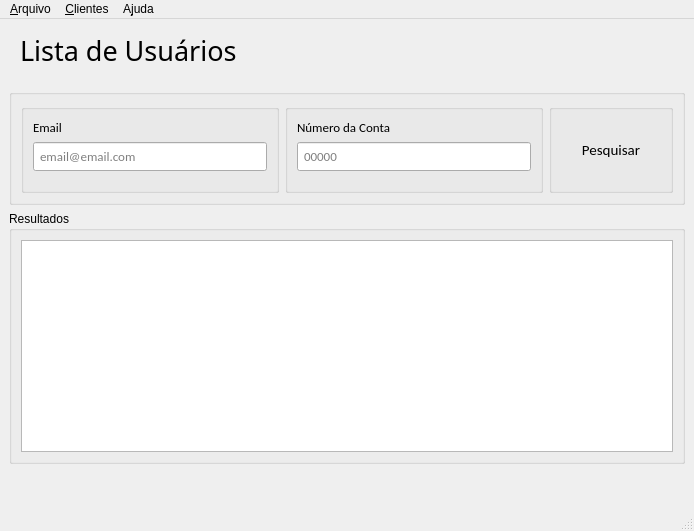
<?xml version="1.0" encoding="UTF-8"?>
<ui version="4.0">
 <class>MainWindow</class>
 <widget class="QMainWindow" name="MainWindow">
  <property name="geometry">
   <rect>
    <x>0</x>
    <y>0</y>
    <width>694</width>
    <height>531</height>
   </rect>
  </property>
  <property name="windowTitle">
   <string>MainWindow</string>
  </property>
  <widget class="QWidget" name="centralwidget">
   <layout class="QVBoxLayout" name="verticalLayout_3">
    <item>
     <widget class="QLabel" name="lbl_title">
      <property name="font">
       <font>
        <family>Roboto Mono</family>
        <pointsize>20</pointsize>
       </font>
      </property>
      <property name="styleSheet">
       <string notr="true">color: '#00C569'; padding: 4px; margin-bottom: 10px;</string>
      </property>
      <property name="text">
       <string>Lista de Usuários</string>
      </property>
     </widget>
    </item>
    <item>
     <widget class="QGroupBox" name="groupBox_Full">
      <property name="styleSheet">
       <string notr="true"/>
      </property>
      <property name="title">
       <string/>
      </property>
      <layout class="QHBoxLayout" name="horizontalLayout">
       <item>
        <widget class="QGroupBox" name="groupBox">
         <property name="title">
          <string/>
         </property>
         <layout class="QVBoxLayout" name="verticalLayout">
          <item>
           <widget class="QLabel" name="label">
            <property name="font">
             <font>
              <family>Calibri</family>
              <pointsize>10</pointsize>
             </font>
            </property>
            <property name="styleSheet">
             <string notr="true">color: '#333A44';</string>
            </property>
            <property name="text">
             <string>Email</string>
            </property>
            <property name="buddy">
             <cstring>inp_email</cstring>
            </property>
           </widget>
          </item>
          <item>
           <widget class="QLineEdit" name="inp_email">
            <property name="font">
             <font>
              <family>Calibri</family>
              <pointsize>10</pointsize>
             </font>
            </property>
            <property name="styleSheet">
             <string notr="true">color: '#333A44'; padding: 4px; margin-bottom: 10px;</string>
            </property>
            <property name="placeholderText">
             <string>email@email.com</string>
            </property>
           </widget>
          </item>
         </layout>
        </widget>
       </item>
       <item>
        <widget class="QGroupBox" name="groupBox_2">
         <property name="sizePolicy">
          <sizepolicy hsizetype="Preferred" vsizetype="Preferred">
           <horstretch>0</horstretch>
           <verstretch>0</verstretch>
          </sizepolicy>
         </property>
         <property name="title">
          <string/>
         </property>
         <layout class="QVBoxLayout" name="verticalLayout_2">
          <item>
           <widget class="QLabel" name="label_7">
            <property name="font">
             <font>
              <family>Calibri</family>
              <pointsize>10</pointsize>
             </font>
            </property>
            <property name="styleSheet">
             <string notr="true">color: '#333A44';</string>
            </property>
            <property name="text">
             <string>Número da Conta</string>
            </property>
            <property name="buddy">
             <cstring>inp_numero_conta</cstring>
            </property>
           </widget>
          </item>
          <item>
           <widget class="QLineEdit" name="inp_numero_conta">
            <property name="font">
             <font>
              <family>Calibri</family>
              <pointsize>10</pointsize>
             </font>
            </property>
            <property name="styleSheet">
             <string notr="true">color: '#333A44'; padding: 4px; margin-bottom: 10px;</string>
            </property>
            <property name="placeholderText">
             <string>00000</string>
            </property>
           </widget>
          </item>
         </layout>
        </widget>
       </item>
       <item>
        <widget class="QGroupBox" name="groupBox_4">
         <property name="title">
          <string/>
         </property>
         <layout class="QVBoxLayout" name="verticalLayout_5">
          <item>
           <widget class="QPushButton" name="btn_pesquisar">
            <property name="minimumSize">
             <size>
              <width>100</width>
              <height>0</height>
             </size>
            </property>
            <property name="font">
             <font>
              <family>Calibri</family>
              <pointsize>11</pointsize>
             </font>
            </property>
            <property name="styleSheet">
             <string notr="true"> padding: 10px; background-color: '#00C569'; border: none; color: '#ffffff';</string>
            </property>
            <property name="text">
             <string>Pesquisar</string>
            </property>
           </widget>
          </item>
         </layout>
        </widget>
       </item>
      </layout>
     </widget>
    </item>
    <item>
     <widget class="QGroupBox" name="groupBox_3">
      <property name="styleSheet">
       <string notr="true">color: '#333A44';</string>
      </property>
      <property name="title">
       <string>Resultados</string>
      </property>
      <layout class="QVBoxLayout" name="verticalLayout_4">
       <item>
        <widget class="QTableView" name="tab_lista_usuarios"/>
       </item>
      </layout>
     </widget>
    </item>
    <item>
     <widget class="QLabel" name="lbl_mensagem">
      <property name="styleSheet">
       <string notr="true">color: '#333A44'; padding: 8px;</string>
      </property>
      <property name="text">
       <string/>
      </property>
     </widget>
    </item>
   </layout>
  </widget>
  <widget class="QMenuBar" name="menubar">
   <property name="geometry">
    <rect>
     <x>0</x>
     <y>0</y>
     <width>694</width>
     <height>21</height>
    </rect>
   </property>
   <widget class="QMenu" name="menu_Arquivo">
    <property name="title">
     <string>&amp;Arquivo</string>
    </property>
    <addaction name="action_Registro_Funcionario"/>
    <addaction name="action_Exit"/>
   </widget>
   <widget class="QMenu" name="menuA_juda">
    <property name="title">
     <string>A&amp;juda</string>
    </property>
    <addaction name="actionSobre"/>
    <addaction name="actionContato"/>
   </widget>
   <widget class="QMenu" name="menu_Lista_de_Clientes">
    <property name="title">
     <string>&amp;Clientes</string>
    </property>
    <addaction name="action_Visualizar"/>
    <addaction name="action_Informa_es"/>
   </widget>
   <addaction name="menu_Arquivo"/>
   <addaction name="menu_Lista_de_Clientes"/>
   <addaction name="menuA_juda"/>
  </widget>
  <widget class="QStatusBar" name="statusbar"/>
  <action name="action_Registro_Funcionario">
   <property name="icon">
    <iconset>
     <normaloff>../assets/1388560951582004484-128.png</normaloff>../assets/1388560951582004484-128.png</iconset>
   </property>
   <property name="text">
    <string>&amp;Registro de Funcionários</string>
   </property>
   <property name="statusTip">
    <string>Voltar para tela de Login</string>
   </property>
   <property name="shortcut">
    <string>Ctrl+R</string>
   </property>
  </action>
  <action name="action_Exit">
   <property name="icon">
    <iconset>
     <normaloff>../assets/12355707351582004488-128.png</normaloff>../assets/12355707351582004488-128.png</iconset>
   </property>
   <property name="text">
    <string>&amp;Exit</string>
   </property>
   <property name="statusTip">
    <string>Fechar o aplicativo</string>
   </property>
   <property name="shortcut">
    <string>Ctrl+W</string>
   </property>
  </action>
  <action name="actionSobre">
   <property name="text">
    <string>Sobre</string>
   </property>
  </action>
  <action name="actionContato">
   <property name="text">
    <string>Contato</string>
   </property>
  </action>
  <action name="action_Visualizar">
   <property name="text">
    <string>&amp;Visualizar</string>
   </property>
   <property name="shortcut">
    <string>Ctrl+D</string>
   </property>
  </action>
  <action name="action_Informa_es">
   <property name="text">
    <string>&amp;Informações</string>
   </property>
  </action>
 </widget>
 <tabstops>
  <tabstop>inp_email</tabstop>
  <tabstop>inp_numero_conta</tabstop>
 </tabstops>
 <resources/>
 <connections/>
</ui>
